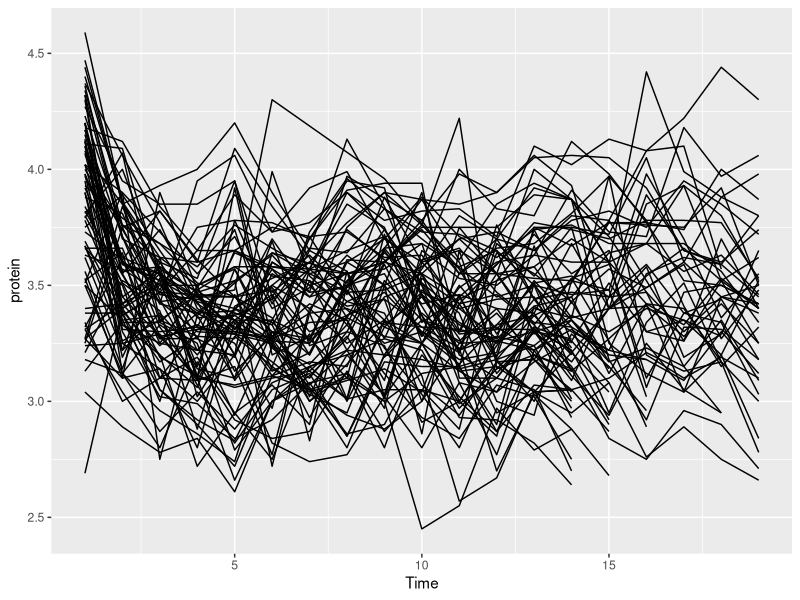

R code for this plot: (Note: this script raises an error after producing the figure.)
# Ways to visualize time series (longitudinal data)
# By Ye Wang (Eric)
# 11/06/2015

library(ggplot2)
library(nlme) # Contains lots of longitudinal data!

# An example
data(Milk)
# This data frame contains the following columns:
#protein a numeric vector giving the protein content of the milk.
#Time a numeric vector giving the time since calving (weeks).
#Cow an ordered factor giving a unique identifier for each cow.
#Diet a factor with levels barley, barley+lupins, and lupins identifying the diet for each cow.

# Lines
g1 <- ggplot()
g1 <- g1 + geom_line(data = Milk, aes(x = Time, y = protein, group = Cow))
g2 <- g2 + geom_point(data = Milk, aes(x = Time, y = protein, group = Cow))
g1 <- g1 + theme_bw()
g1

g2 <- ggplot()
g2 <- g2 + geom_line(data = Milk, aes(x = Time, y = protein, group = Cow, color=Diet),alpha = 0.4)
g2 <- g2 + geom_point(data = Milk, aes(x = Time, y = protein, group = Cow, color=Diet))
g2 <- g2 + theme_bw()
g2

g3 <- ggplot()
g3 <- g3 + geom_line(data = Milk, aes(x = Time, y = protein, group = Cow),alpha = 0.4)
g3 <- g3 + geom_point(data = Milk, aes(x = Time, y = protein, group = Cow))
g3 <- g3 + facet_grid(Diet~.)
g3 <- g3 + theme_bw()
g3

# Stacked bar plot
m1 <- apply(as.matrix(unique(Milk$Time)),1,FUN=function(x){
  mean(Milk$protein[Milk$Time==x & Milk$Diet=="barley"])
  })
m2 <- apply(as.matrix(unique(Milk$Time)),1,FUN=function(x){
  mean(Milk$protein[Milk$Time==x & Milk$Diet=="barley+lupins"])
})
m3 <- apply(as.matrix(unique(Milk$Time)),1,FUN=function(x){
  mean(Milk$protein[Milk$Time==x & Milk$Diet=="lupins"])
})
df <- data.frame(protein = c(m1,m2,m3),
                 Time = c(unique(Milk$Time),unique(Milk$Time),unique(Milk$Time)),
                 Diet = as.factor(c(rep("barley",19),rep("barley+lupins",19),rep("lupins",19))))
g4 <- ggplot()
g4 <- g4 + geom_bar(data=df, aes(x = Time, y = protein, fill=Diet), stat='identity')
g4 <- g4 + theme_bw()
g4

# Covariance structures
library(mvtnorm)
T <- 300
# 1. Identity Covariance matrix
y <- rnorm(T)
plot(1:T,y,'l')
plot(y[1:T-1],y[2:T])
acf(c(y))
# 2. compound symmetric or exchangeable structure
SIGMA <- matrix(0.5,T,T)
diag(SIGMA) <- 1
y <- rmvnorm(1,sigma = SIGMA)
plot(1:T,y,'l')
plot(y[1:T-1],y[2:T])
acf(c(y))
# 3. AR(1)
SIGMA <- matrix(1,T,T)
for (i in 1:T){
  for (j in 1:T){
    SIGMA[i,j] <- 0.9^{abs(j-i)}
  }
}
y <- rmvnorm(1,sigma = SIGMA)
plot(1:T,y,'l')
plot(y[1:T-1],y[2:T]) # Why it is called auto-regressive
acf(c(y))
